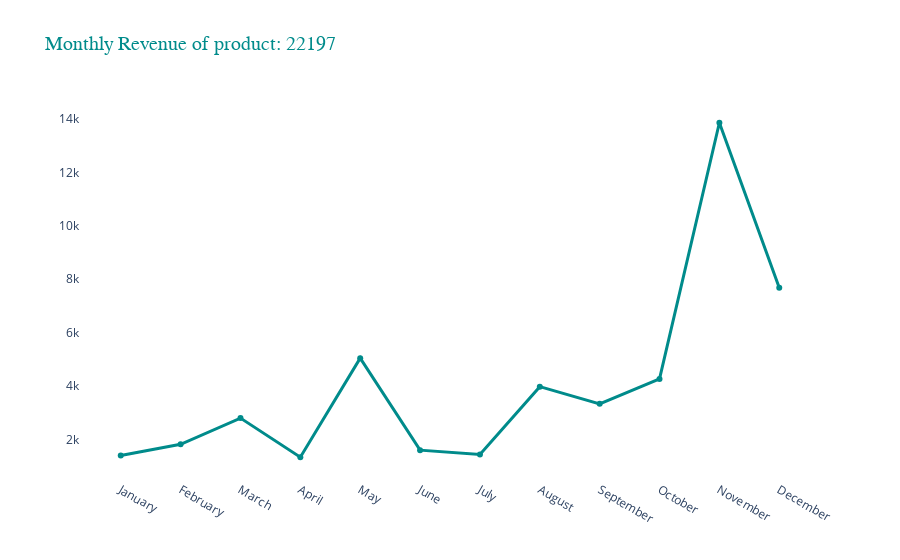

The code cell stored with this chart in its notebook:
### Code cell
# Plotly line chart 
fig = go.Figure()

fig.add_trace(go.Scatter(x=month_sales["Month"], y=month_sales["Revenue"], name='Revenue',
                         line=dict(color="darkcyan", width=3)))
fig.update_layout(plot_bgcolor= 'white')

fig.update_layout(title_text=plot_title, 
                  title_font=dict(size=20, color="darkcyan", family="Arial"))

fig.show()

### Figure 1 — Plotly figure (JSON) as saved in the notebook; plotly's stock layout.template omitted (floating-point values rounded to 4 significant figures)
{"data": [{"line": {"color": "darkcyan", "width": 3}, "name": "Revenue", "type": "scatter", "x": ["January", "February", "March", "April", "May", "June", "July", "August", "September", "October", "November", "December"], "y": [1395.0, 1817.0, 2798.0, 1332.0, 5043.0, 1596.0, 1432.0, 3975.0, 3331.0, 4264.0, 13860.0, 7676.0]}], "layout": {"plot_bgcolor": "white", "title": {"font": {"color": "darkcyan", "family": "Arial", "size": 20}, "text": "Monthly Revenue of product: 22197 "}}}
